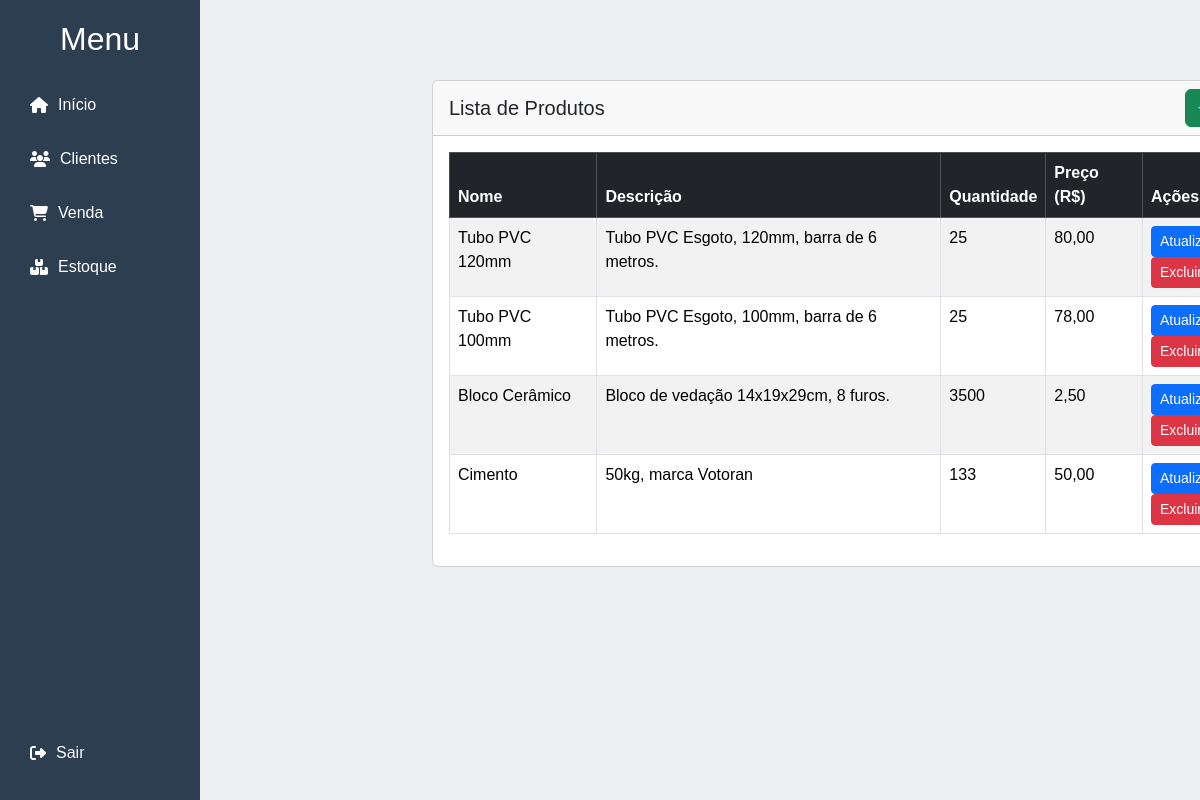
The app's page /estoque.php (signed in) with its own data.
### tables this page shows
CREATE TABLE `produtos` (
  `id` int(11) NOT NULL,
  `operator_id` int(11) DEFAULT NULL,
  `nome` varchar(100) NOT NULL,
  `descricao` text DEFAULT NULL,
  `quantidade` int(11) NOT NULL DEFAULT 0,
  `preco` decimal(10,2) NOT NULL,
  `user_id` int(11) NOT NULL
);

### src/Produto.php (called while the page is built, shortened)
<?php
class Produto {
    private $conn;
    public function __construct($db) {
        $this->conn = $db;
    }
    public function listarPorUsuario($user_id) {
        $stmt = $this->conn->prepare("SELECT * FROM produtos WHERE user_id = ? ORDER BY id DESC");
        $stmt->execute([$user_id]);
        return $stmt;
    }
}

### public/estoque.php (the view, shortened to what this page needs)
<?php
require_once "../src/Produto.php";
$db = (new Database())->getConnection();
$produto = new Produto($db);
$stmt = $produto->listarPorUsuario($_SESSION['user_id']);
?>
<!DOCTYPE html>
<html lang="pt-BR">
<head>
    <link href="https://cdn.jsdelivr.net/npm/bootstrap@5.3.2/dist/css/bootstrap.min.css" rel="stylesheet">
    <link href="../assets/css/style.css" rel="stylesheet">
    <link rel="stylesheet" href="https://cdnjs.cloudflare.com/ajax/libs/font-awesome/6.5.0/css/all.min.css">
</head>
<body class="estoque-page">
<div class="sidebar-dashboard">
    <h2>Menu</h2>
    <a href="dashboard.php"><i class="fas fa-home"></i> Início</a>
    <a href="clientes.php"><i class="fas fa-users"></i> Clientes</a>
    <a href="vendas.php"><i class="fas fa-shopping-cart"></i> Venda</a>
    <a href="estoque.php"><i class="fas fa-boxes"></i> Estoque</a>
    <div class="sidebar-logout">
        <a href="logout.php" class="btn-logout-dashboard"><i class="fas fa-sign-out-alt"></i> Sair</a>
    </div>
</div>
<div class="main-dashboard">
    <div class="container" style="margin-top: 60px; padding-bottom: 20px;">
        <div class="card">
            <div class="card-header d-flex justify-content-between align-items-center">
                <h5 class="mb-0">Lista de Produtos</h5>
                <a href="add_product.php" class="btn btn-success">+ Adicionar Produto</a>
            </div>
            <div class="card-body">
                <div class="table-responsive">
                    <table class="table table-bordered table-hover table-striped">
                        <thead class="table-dark">
                            <tr>
                                <th>Nome</th>
                                <th>Descrição</th>
                                <th>Quantidade</th>
                                <th>Preço (R$)</th>
                                <th>Ações</th>
                            </tr>
                        </thead>
                        <tbody>
                            <?php while($row = $stmt->fetch(PDO::FETCH_ASSOC)): ?>
                                <tr>
                                    <td><?= htmlspecialchars($row['nome']) ?></td>
                                    <td><?= htmlspecialchars($row['descricao']) ?></td>
                                    <td><?= $row['quantidade'] ?></td>
                                    <td><?= number_format($row['preco'], 2, ',', '.') ?></td>
                                    <td>
                                        <a href="update_stock.php?id=<?= $row['id'] ?>" class="btn btn-sm btn-primary">Atualizar Estoque</a>
                                        <a href="delete_product.php?id=<?= $row['id'] ?>" class="btn btn-sm btn-danger"
                                        onclick="return confirm('Tem certeza que deseja excluir este produto?');">Excluir</a>
                                    </td>
                                </tr>
                            <?php endwhile; ?>
                        </tbody>
                    </table>
                </div> </div>
        </div>
    </div>
</div> </body>
</html>

### assets/css/style.css (style rules this page uses)
* { margin: 0; padding: 0; box-sizing: border-box; }
body { font-family: 'Montserrat', sans-serif; }
.dashboard-page, .vendas-page, .estoque-page, .clientes-page, .adcprod-page, .attestoq-page { display: flex; height: 100vh; }
.sidebar-dashboard { width: 200px; background: #2c3e50; color: #fff; display: flex; flex-direction: column; padding: 20px; height: 100vh; position: fixed; top: 0; left: 0; }
.sidebar-dashboard h2 { margin-bottom: 20px; text-align: center; }
.sidebar-dashboard a { color: #fff; text-decoration: none; padding: 10px; margin: 5px 0; border-radius: 5px; display: flex; align-items: center; gap: 10px; transition: background 0.3s; }
.sidebar-logout { margin-top: auto; display: flex; flex-direction: column; gap: 10px; }
.btn-logout-dashboard { background-color: #2c3e50; color: #fff; border: none; padding: 8px 15px; border-radius: 20px; cursor: pointer; display: flex; align-items: center; gap: 5px; text-decoration: none; transition: background 0.3s; }
.main-dashboard { margin-left: 200px; flex: 1; background: #ecf0f1; padding: 20px; overflow-y: auto; height: 100vh; max-width: calc(100vw - 200px); overflow-x: hidden; }
.vendas-page .container, .estoque-page .container { margin-left: 200px !important; max-width: calc(100vw - 200px); }

### records on screen
produtos: nome "Tubo PVC 120mm", descricao "Tubo PVC Esgoto, 120mm, barra de 6 metros.", quantidade "25", preco "80,00"
produtos: nome "Tubo PVC 100mm", descricao "Tubo PVC Esgoto, 100mm, barra de 6 metros.", quantidade "25", preco "78,00"
produtos: nome "Bloco Cerâmico", descricao "Bloco de vedação 14x19x29cm, 8 furos.", quantidade "3500", preco "2,50"
produtos: nome "Cimento", descricao "50kg, marca Votoran", quantidade "133", preco "50,00"
